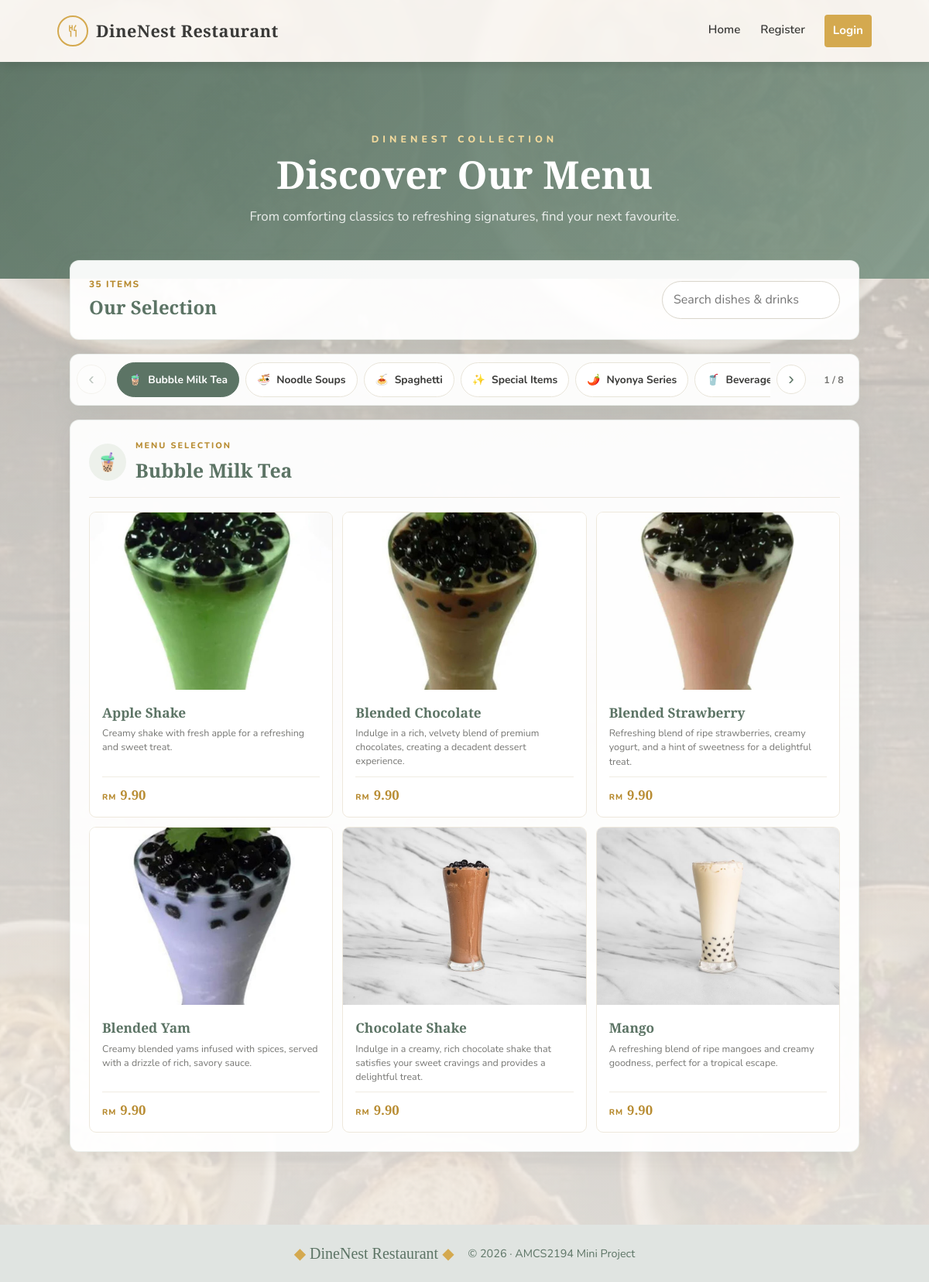
Screenshot of /Presentation/Menu/index.php with the database file from the repository.
### tables this page shows
CREATE TABLE IF NOT EXISTS menuitem (
    menuItemID VARCHAR(10) NOT NULL,
    foodName VARCHAR(100) NOT NULL,
    description TEXT NOT NULL,
    price DECIMAL(10, 2) NOT NULL,
    category VARCHAR(100) NOT NULL,
    image VARCHAR(255) NOT NULL DEFAULT '',
    isPopular TINYINT(1) NOT NULL DEFAULT 0,
    PRIMARY KEY (menuItemID),
    INDEX idx_menuitem_category (category),
    INDEX idx_menuitem_popular (isPopular)
);

### Data/Database.php (called while the page is built, shortened)
<?php
class Database {
    public static function connect(): PDO {
        $config = require __DIR__ . '/../config.php';
        $dsn = "mysql:host={$config['host']};dbname={$config['dbname']};charset=utf8mb4";
        $pdo = new PDO(
            $dsn,
            $config['user'],
            $config['pass'],
            [
                PDO::ATTR_TIMEOUT => 3,
            ]
        );
        $pdo->setAttribute(PDO::ATTR_ERRMODE, PDO::ERRMODE_EXCEPTION);
        $pdo->setAttribute(PDO::ATTR_DEFAULT_FETCH_MODE, PDO::FETCH_ASSOC);
        return $pdo;
    }
}

### Business/MenuService.php (called while the page is built, shortened)
<?php
require_once __DIR__ . '/../Data/MenuData.php';
class MenuService {
    private MenuData $data;
    public function __construct(?MenuData $data = null) {
        $this->data = $data ?? new MenuData();
    }
    public static function categories(): array {
        return self::CATEGORY_OPTIONS;
    }
    public function getAll(): array {
        return $this->data->findAll();
    }
}

### Data/MenuData.php (called while the page is built, shortened)
<?php
require_once __DIR__ . '/Database.php';
class MenuData {
    private PDO $pdo;
    public function __construct(?PDO $pdo = null) {
        $this->pdo = $pdo ?? Database::connect();
    }
    public function findAll(): array {
        return $this->pdo->query(
            "SELECT menuItemID, foodName, description, price, category, image, isPopular
             FROM menuitem ORDER BY category, foodName"
        )->fetchAll();
    }
}

### Presentation/Menu/index.php (the view, shortened to what this page needs)
<?php
require_once __DIR__ . '/../../Business/MenuService.php';
$categories = MenuService::categories();
$icons = [
    'Bubble Milk Tea' => '🧋',
    'Noodle Soups' => '🍜',
    'Spaghetti' => '🍝',
    'Special Items' => '✨',
    'Nyonya Series' => '🌶️',
    'Beverages' => '🥤',
    'Western Food' => '🥩',
    'Rice' => '🍚',
];
$menuImageName = static function ($value): string {
    $filename = basename(str_replace('\\', '/', trim((string)$value)));
    return preg_match('/\.(jpe?g|png|webp)$/i', $filename) ? $filename : '';
};
$items = [];
try {
    $items = (new MenuService())->getAll();
} catch (PDOException $error) {
    $databaseError = 'The menu is unavailable. Check that MySQL is running and apply Database/menu_setup.sql.';
}
$grouped = [];
foreach ($items as $item) {
    $category = trim((string)($item['category'] ?? ''));
    $category = $category !== '' ? $category : 'Special Items';
    $grouped[$category][] = $item;
}
$displayCategories = $categories;
$initialCategoryIndex = 0;
foreach ($displayCategories as $index => $category) {
    if (!empty($grouped[$category])) {
        $initialCategoryIndex = $index;
        break;
    }
}
include __DIR__ . '/../includes/header.php';
?>
<section class="menu-hero">
    <div class="menu-hero-content">
        <p class="menu-eyebrow">DineNest Collection</p>
        <h1 class="menu-title">Discover Our Menu</h1>
        <p class="menu-intro">From comforting classics to refreshing signatures, find your next favourite.</p>
    </div>
</section>
<div class="menu-shell">
    <div class="menu-content">
        <div class="menu-toolbar">
            <div>
                <p class="menu-toolbar-label" id="menu-item-count">
                    <?= count($items) ?> item<?= count($items) === 1 ? '' : 's' ?>
                </p>
                <h2>Our Selection</h2>
            </div>
            <div class="menu-toolbar-actions">
                <label class="menu-search">
                    <input type="search" id="menu-search" placeholder="Search dishes & drinks">
                </label>
            </div>
        </div>
        <nav class="menu-category-navigation" aria-label="Menu categories">
            <button type="button" class="menu-category-arrow" id="menu-category-previous"
                    aria-label="Previous category"<?= $initialCategoryIndex === 0 ? ' disabled' : '' ?>>‹</button>
            <div class="menu-category-tabs" id="menu-category-tabs">
                <?php foreach ($displayCategories as $index => $category): ?>
                    <button type="button" class="menu-category-tab"
                            data-category-index="<?= $index ?>"
                            aria-current="<?= $index === $initialCategoryIndex ? 'true' : 'false' ?>">
                        <span><?= $e($icons[$category] ?? '•') ?></span>
                        <?= $e($category) ?>
                    </button>
                <?php endforeach; ?>
            </div>
            <button type="button" class="menu-category-arrow" id="menu-category-next"
                    aria-label="Next category"<?= $initialCategoryIndex >= count($displayCategories) - 1 ? ' disabled' : '' ?>>›</button>
            <span class="menu-category-count" id="menu-category-count">
            </span>
        </nav>
        <div class="menu-category-stage" id="menu-category-stage" tabindex="0"
             aria-label="Menu categories. Swipe horizontally or use the arrow buttons to browse.">
        <?php foreach ($displayCategories as $index => $category): ?>
            <?php
            $categoryId = strtolower(preg_replace('/[^a-z0-9]+/i', '-', $category));
            $categoryItems = $grouped[$category] ?? [];
            ?>
            <section class="menu-category" id="<?= $e($categoryId) ?>"
                     data-category-name="<?= $e(strtolower($category)) ?>"
                     data-category-index="<?= $index ?>"<?= $index !== $initialCategoryIndex ? ' hidden' : '' ?>>
                <header class="menu-category-header">
                    <div class="menu-category-icon"><?= $e($icons[$category] ?? '•') ?></div>
                    <div>
                        <p>Menu Selection</p>
                        <h2><?= $e($category) ?></h2>
                    </div>
                </header>
                <?php if ($categoryItems): ?>
                    <div class="menu-grid">
                        <?php foreach ($categoryItems as $item): ?>
                            <article class="menu-card" data-search="<?= $e(strtolower($item['foodName'] . ' ' . ($item['description'] ?? '') . ' ' . $category)) ?>">
                                <div class="menu-card-photo">
                                    <?php $imageName = $menuImageName($item['image'] ?? ''); ?>
                                    <?php if ($imageName !== ''): ?>
                                        <img src="<?= $base ?>Assets/images/menu/<?= rawurlencode($imageName) ?>"
                                             alt="<?= $e($item['foodName']) ?>" loading="lazy"
                                             onerror="this.hidden=true; this.nextElementSibling.hidden=false;">
                                    <?php endif; ?>
                                </div>
                                <div class="menu-card-body">
                                    <h3><?= $e($item['foodName']) ?></h3>
                                    <?php if (!empty($item['description'])): ?>
                                        <p><?= $e($item['description']) ?></p>
                                    <?php endif; ?>
                                </div>
                                <div class="menu-card-price">
                                    <span>RM</span>
                                    <strong><?= number_format((float)$item['price'], 2) ?></strong>
                                </div>
                            </article>
                        <?php endforeach; ?>
                    </div>
                <?php endif; ?>
            </section>
        <?php endforeach; ?>
        </div>
    </div>
</div>
<?php include __DIR__ . '/../includes/footer.php'; ?>

### rows the page displays
menuitem: image (picture), foodName "Apple Shake", description "Creamy shake with fresh apple for a refreshing and sweet treat.", price "9.90"
menuitem: image (picture), foodName "Blended Chocolate", description "Indulge in a rich, velvety blend of premium chocolates, creating a decadent dessert experience.", price "9.90"
menuitem: image (picture), foodName "Blended Strawberry", description "Refreshing blend of ripe strawberries, creamy yogurt, and a hint of sweetness for a delightful treat.", price "9.90"
menuitem: image (picture), foodName "Blended Yam", description "Creamy blended yams infused with spices, served with a drizzle of rich, savory sauce.", price "9.90"
menuitem: image (picture), foodName "Chocolate Shake", description "Indulge in a creamy, rich chocolate shake that satisfies your sweet cravings and provides a delightful treat.", price "9.90"
menuitem: image (picture), foodName "Mango", description "A refreshing blend of ripe mangoes and creamy goodness, perfect for a tropical escape.", price "9.90"

### other values shown
$e($restaurantName) "DineNest Restaurant"
count($items) "35"
$e($icons[$category] ?? '•') "🧋"
$e($category) "Bubble Milk Tea"
$e($icons[$category] ?? '•') "🍜"
$e($category) "Noodle Soups"
$e($icons[$category] ?? '•') "🍝"
$e($category) "Spaghetti"
$e($icons[$category] ?? '•') "✨"
$e($category) "Special Items"
$e($icons[$category] ?? '•') "🌶️"
$e($category) "Nyonya Series"
$e($icons[$category] ?? '•') "🥤"
$restaurantName "DineNest Restaurant"
